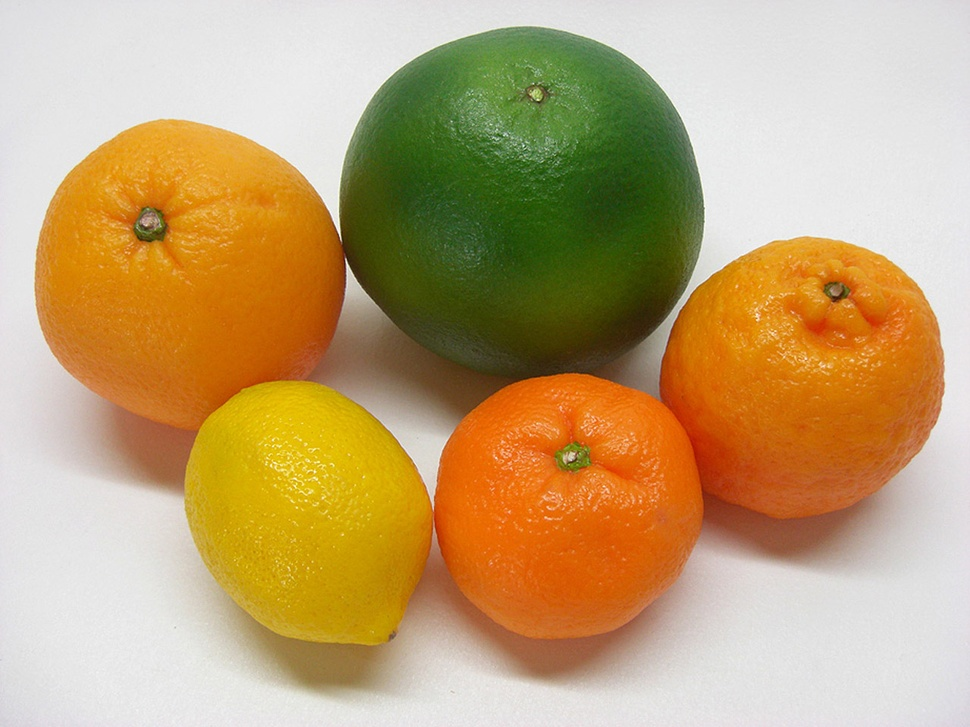
//> input picture Isodata/fruits.jpg, 970 x 727 px, shrunk from 1280 x 960 before the run
$ ./canny ../Isodata/fruits.jpg 100 100   (built with g++ and OpenCV 4)
//> lines starting //> are read from the running program, lines starting //| are printed output that depends on the picture; after the words box and inside, x2 and y2 are one past the last pixel; in counts of white or black regions, pixels touching at a corner belong together
#include <iostream>
#include <opencv2/opencv.hpp>

using namespace std;
using namespace cv;

struct Dati{

    Mat mag;
    Mat dir;
};

Mat CannyDetector(Mat, int, int);
void DirModCalculate(Mat, struct Dati *);
Mat NonMaxSupp(Mat, int, struct Dati *);
void Hysteresis(Mat, Mat, int, struct Dati);

int main(int argc, char **argv){

    /*
    argv[1] -> input image
    argv[2] -> min threshold
    argv[3] -> max threshold
    */

    Mat img = imread(argv[1], 0);
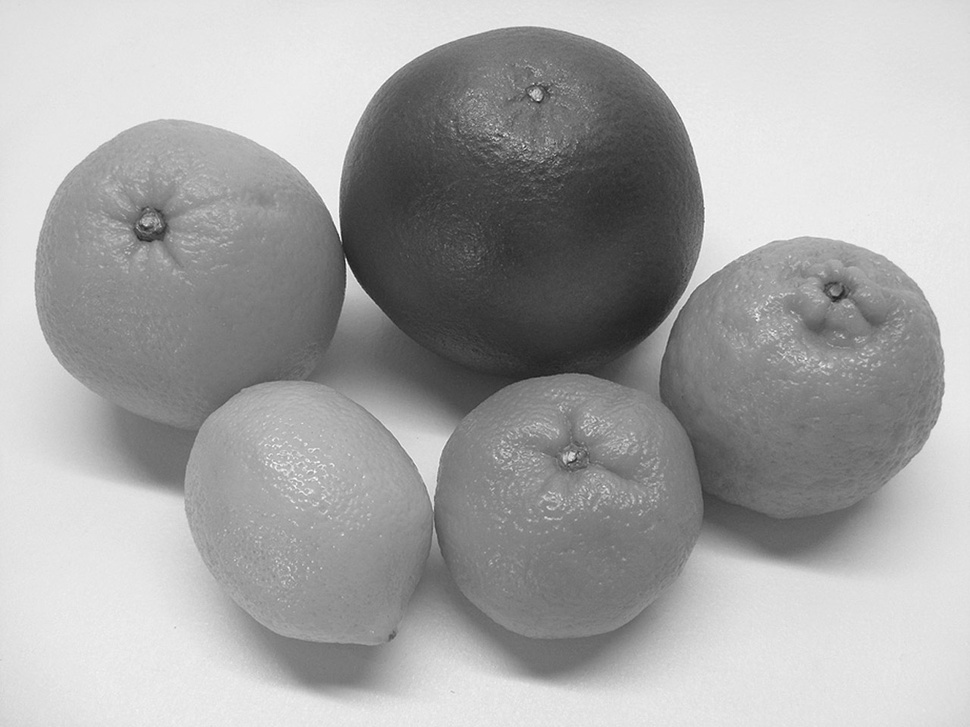
//> img: 727 rows x 970 cols, CV_8UC1; min 23, max 255, mean 166.6
    if(img.empty()){
        cerr<<"Input image failed!"<<endl;
        return -1;
    }
    int sMin = atoi(argv[2]);
//> sMin = 100
    int sMax = atoi(argv[3]);
//> sMax = 100

    String win = "Original image";
    namedWindow(win, 0);
    imshow(win, img);

    Mat out;
    out = CannyDetector(img, sMin, sMax);
    return 0;

}

Mat CannyDetector(Mat img, int sMin, int sMax){

    Mat out = Mat(img.rows, img.cols, CV_8U, Scalar(0));
   // GaussianBlur(img, img, Size(3,3), 1.4);

    struct Dati c;
    DirModCalculate(img, &c);
    out = NonMaxSupp(img, sMax, &c);

    String winNonMax = "Image after non max supp";
    namedWindow(winNonMax, 0);
    imshow(winNonMax, out);
    waitKey(0);

    Hysteresis(img, out, sMin, c);

    String winHysteresis = "Image after Hysteresis";
    namedWindow(winHysteresis, 0);
    imshow(winHysteresis, out);
    waitKey(0);

    return out;
}

void Hysteresis(Mat img, Mat out, int sMin, struct Dati c){

    bool imgChanged = false;
    int it=0;

    while(imgChanged==false){
        for(int y=0; y<img.rows; y++)
            for(int x=0; x<img.cols; x++){
                if(y<2 || y>img.rows-2 || x<2 || x>img.cols-2) continue;
                if(out.at<uchar>(y,x)==0) continue;

                float currDir = c.dir.at<float>(y,x);
                out.at<uchar>(y,x) = 30;

                if(currDir>22.5 && currDir<=67.5){

                    if(out.at<uchar>(y-1,x+1)!=30 &&
                       c.mag.at<float>(y-1,x+1) > sMin &&
                       c.dir.at<float>(y-1,x+1) > 22.5 &&
                       c.dir.at<float>(y-1,x+1) <= 67.5 &&
                       c.mag.at<float>(y-1,x+1) > c.mag.at<float>(y-2,x) &&
                       c.mag.at<float>(y-1,x+1) > c.mag.at<float>(y,x+2)){
                            imgChanged = true;
                            out.at<uchar>(y-1,x+1) = 255;

                      }

                    if(out.at<uchar>(y+1,x-1)!=30 &&
                       c.mag.at<float>(y+1,x-1) > sMin &&
                       c.dir.at<float>(y+1,x-1) > 22.5 &&
                       c.dir.at<float>(y+1,x-1) <= 67.5 &&
                       c.mag.at<float>(y+1,x-1) > c.mag.at<float>(y,x-2) &&
                       c.mag.at<float>(y+1,x-1) > c.mag.at<float>(y+2,x)){
                            imgChanged = true;
                            out.at<uchar>(y+1,x-1) = 255;

                      }

                }

                else if(currDir>67.5 && currDir<=112.5){

                    if(out.at<uchar>(y,x-1)!=30 &&
                       c.dir.at<float>(y,x-1) > 67.5 &&
                       c.dir.at<float>(y,x-1) <= 112.5 &&
                       c.mag.at<float>(y,x-1) > sMin &&
                       c.mag.at<float>(y,x-1) > c.mag.at<float>(y-1,x-1) &&
                       c.mag.at<float>(y,x-1) > c.mag.at<float>(y+1,x-1)
                      ){
                        imgChanged = true;
                        out.at<uchar>(y,x-1) = 255;

                      }

                    if(out.at<uchar>(y,x+1)!=30 &&
                       c.dir.at<float>(y,x+1) > 67.5 &&
                       c.dir.at<float>(y,x+1) <= 112.5 &&
                       c.mag.at<float>(y,x+1) > sMin &&
                       c.mag.at<float>(y,x+1) > c.mag.at<float>(y-1,x+1) &&
                       c.mag.at<float>(y,x+1) > c.mag.at<float>(y+1,x+1)
                      ){
                        imgChanged = true;
                        out.at<uchar>(y,x+1) = 255;

                      }

                }

                else if(currDir>112.5 && currDir<=157.5){

                    if(out.at<uchar>(y-1,x-1)!=30 &&
                       c.dir.at<float>(y-1,x-1) > 112.5 &&
                       c.dir.at<float>(y-1,x-1) <= 157.5 &&
                       c.mag.at<float>(y-1,x-1) > sMin &&
                       c.mag.at<float>(y-1,x-1) > c.mag.at<float>(y-2,x) &&
                       c.mag.at<float>(y-1,x-1) > c.mag.at<float>(y,x-2)
                      ){
                        imgChanged = true;
                        out.at<uchar>(y-1,x-1) = 255;

                      }

                    if(out.at<uchar>(y+1,x+1)!=30 &&
                       c.dir.at<float>(y+1,x+1) > 112.5 &&
                       c.dir.at<float>(y+1,x+1) <= 157.5 &&
                       c.mag.at<float>(y+1,x+1) > sMin &&
                       c.mag.at<float>(y+1,x+1) > c.mag.at<float>(y,x+2) &&
                       c.mag.at<float>(y+1,x+1) > c.mag.at<float>(y+2,x)
                      ){
                        imgChanged = true;
                        out.at<uchar>(y+1,x+1) = 255;

                      }

                }

                else{

                    if(out.at<uchar>(y-1,x)!=30 &&
                       (c.dir.at<float>(y-1,x) < 22.5 ||
                       c.dir.at<float>(y-1,x) > 157.5) &&
                       c.mag.at<float>(y-1,x) > sMin &&
                       c.mag.at<float>(y-1,x) > c.mag.at<float>(y-1,x-1) &&
                       c.mag.at<float>(y-1,x) > c.mag.at<float>(y-1,x+1)
                      ){
                        imgChanged = true;
                        out.at<uchar>(y-1,x) = 255;

                      }

                    if(out.at<uchar>(y+1,x)!=30 &&
                       (c.dir.at<float>(y+1,x) <22.5 ||
                       c.dir.at<float>(y+1,x) > 157.5) &&
                       c.mag.at<float>(y+1,x) > sMin &&
                       c.mag.at<float>(y+1,x) > c.mag.at<float>(y+1,x-1) &&
                       c.mag.at<float>(y+1,x) > c.mag.at<float>(y+1,x+1)
                      ){
                        imgChanged = true;
                        out.at<uchar>(y+1,x) = 255;

                      }

                }


            }
    }

    for(int y=0; y<img.rows; y++)
            for(int x=0; x<img.cols; x++)
                if(out.at<uchar>(y,x) == 30) out.at<uchar>(y,x) = 255;

}


Mat NonMaxSupp(Mat img, int sMax, struct Dati *c){

    Mat out = Mat(img.rows, img.cols, CV_8U, Scalar(0));

    for(int y=1; y<img.rows-1; y++)
        for(int x=1; x<img.cols-1; x++){
            float currDir = atan(c->dir.at<float>(y,x)) * (180/M_PI);
            while(currDir<0) currDir+=180;
            c->dir.at<float>(y,x) = currDir;

            if(c->mag.at<float>(y,x) < sMax) continue;
            bool check = true;
            if(currDir>22.5 && currDir<=67.5){
                if(c->mag.at<float>(y,x) < c->mag.at<float>(y-1,x-1) ||
                   c->mag.at<float>(y,x) < c->mag.at<float>(y+1,x+1)) check = false;

            }

            else if(currDir>67.5 && currDir<=112.5){
                if(c->mag.at<float>(y,x) < c->mag.at<float>(y-1,x) ||
                   c->mag.at<float>(y,x) < c->mag.at<float>(y+1,x)) check = false;

            }

            else if(currDir>112.5 && currDir<=157.5){
                if(c->mag.at<float>(y,x) < c->mag.at<float>(y+1,x-1) ||
                   c->mag.at<float>(y,x) < c->mag.at<float>(y-1,x+1)) check = false;

            }

            else{
                if(c->mag.at<float>(y,x) < c->mag.at<float>(y,x-1) ||
                   c->mag.at<float>(y,x) < c->mag.at<float>(y,x+1)) check = false;
            }

            if(check) out.at<uchar>(y,x) = 255;


        }

    return out;

}

void DirModCalculate(Mat img, struct Dati *c){

    Mat dx, dy, dx2, dy2;
    Sobel(img, dx, CV_32F, 1, 0);
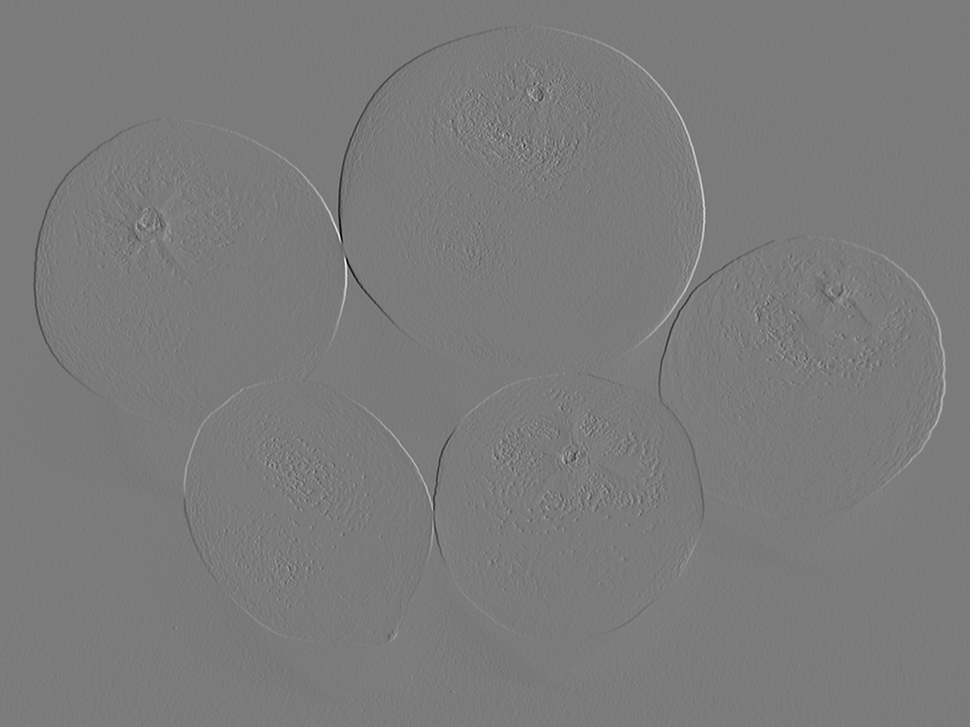
//> dx: 727 rows x 970 cols, CV_32FC1; min -791, max 841, mean 0; drawn with min black and max white
    Sobel(img, dy, CV_32F, 0, 1);
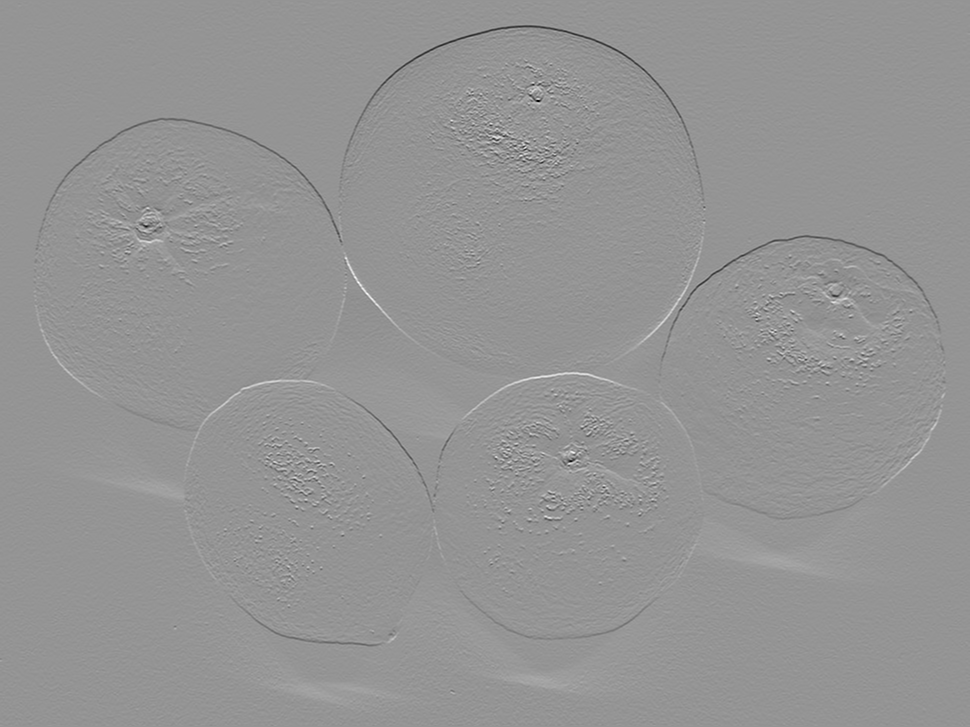
//> dy: 727 rows x 970 cols, CV_32FC1; min -641, max 459, mean 0; drawn with min black and max white
    divide(dy, dx, c->dir);
    multiply(dx, dx, dx2);
    multiply(dy, dy, dy2);
//> after the loop in NonMaxSupp, `for(int y=1; y<img.rows-1; y++)`:
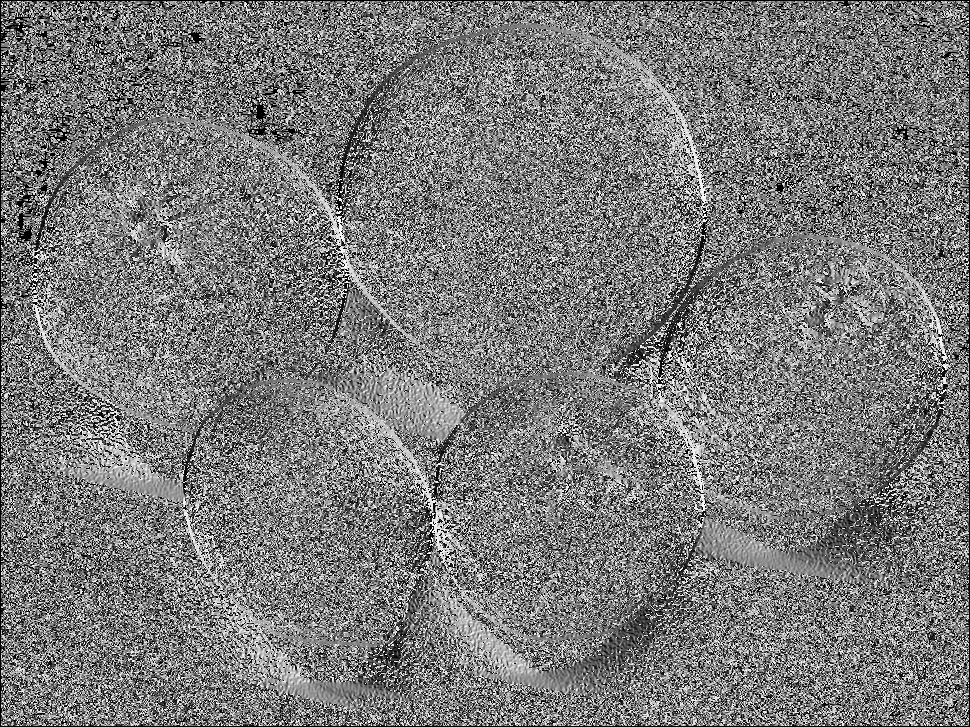
//> c->dir: 727 rows x 970 cols, CV_32FC1; 1.03% of the values are NaN or infinite; the others: min 0, max 179.9, mean 86.7; drawn with min black, max white, NaN and infinite black
//> after the loop in NonMaxSupp, `for(int y=1; y<img.rows-1; y++)`:
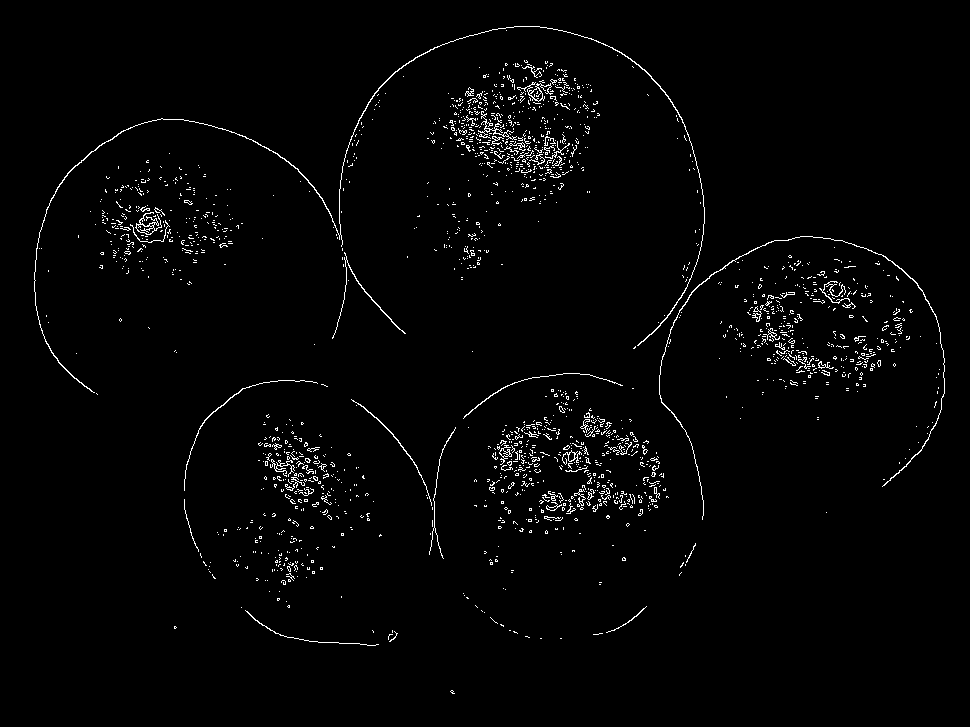
//> out: 727 rows x 970 cols, CV_8UC1; 1.9% white in thin lines or dots, all inside (x1, y1, x2, y2) = (34, 26, 945, 694)
//> the loop in Hysteresis, `while(imgChanged==false)` made 1 pass
//> imgChanged on pass 1: true
//> after the loop in Hysteresis, `while(imgChanged==false)`:
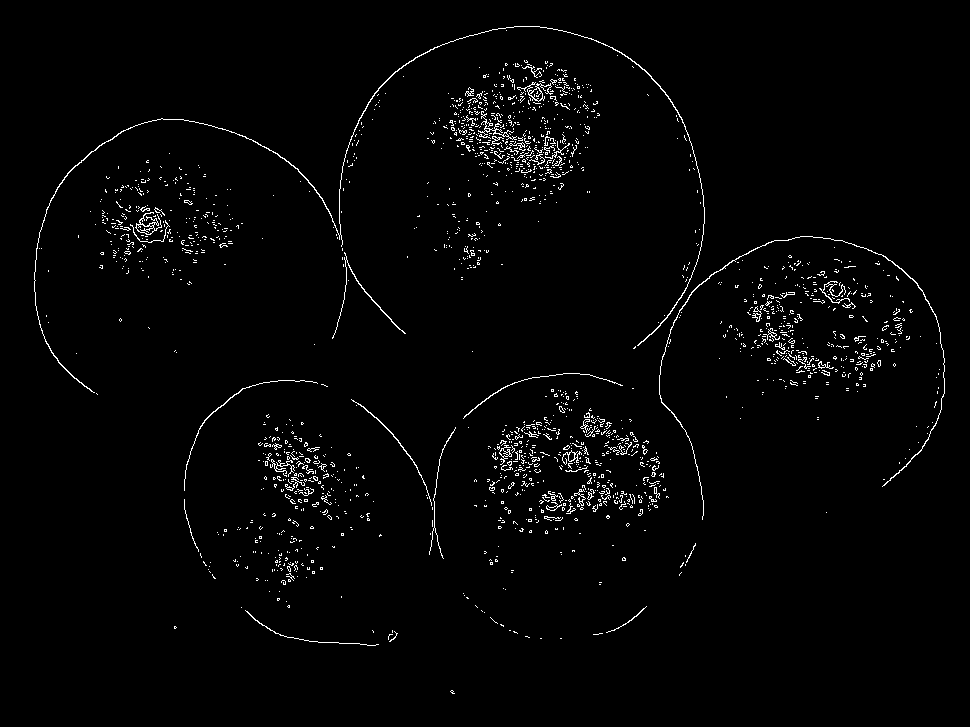
//> out: 727 rows x 970 cols, CV_8UC1; values 0 (black) and 30 (white), 1.9% white in thin lines or dots, all inside (x1, y1, x2, y2) = (34, 26, 945, 694)
//> after the loop in Hysteresis, `while(imgChanged==false)`: imgChanged = true
    sqrt(dx2+dy2, c->mag);

}
